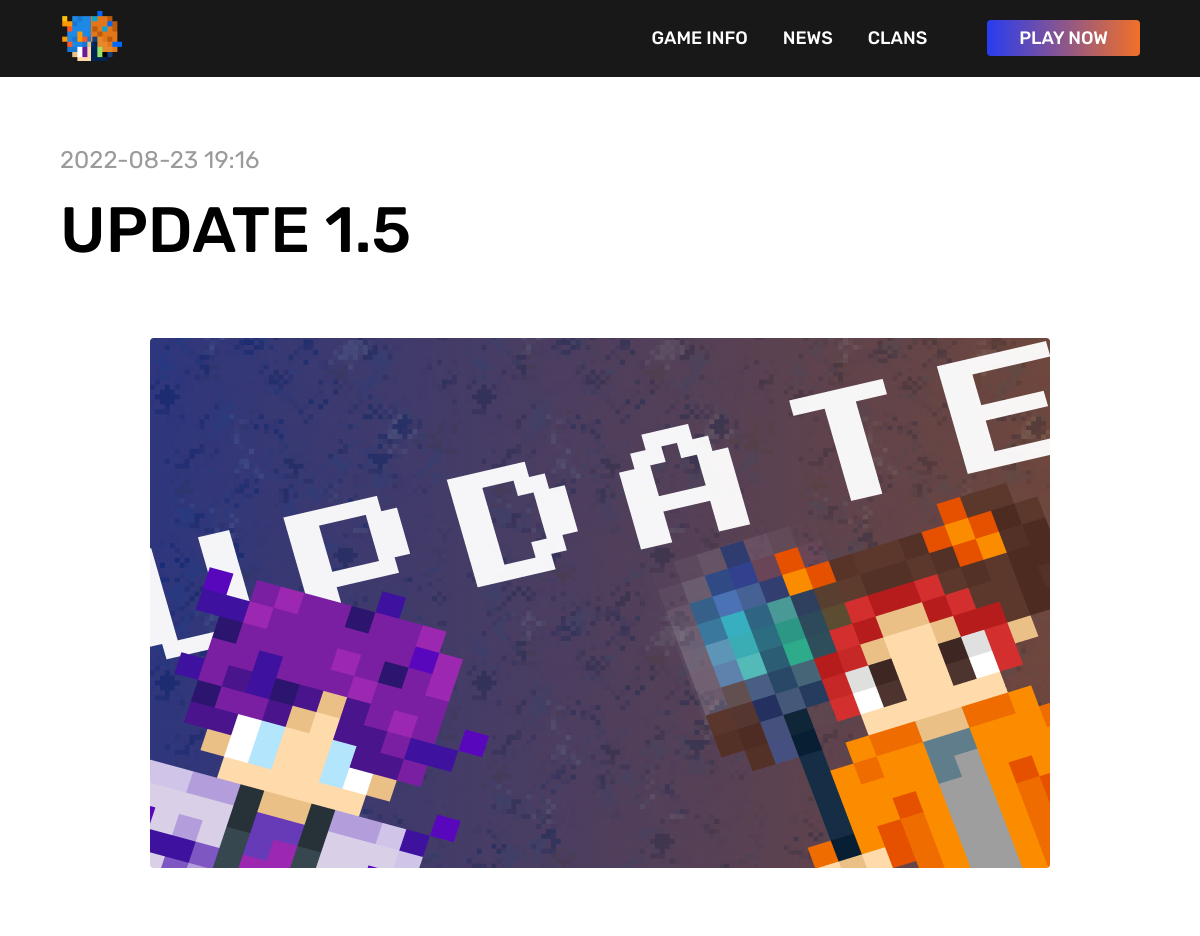
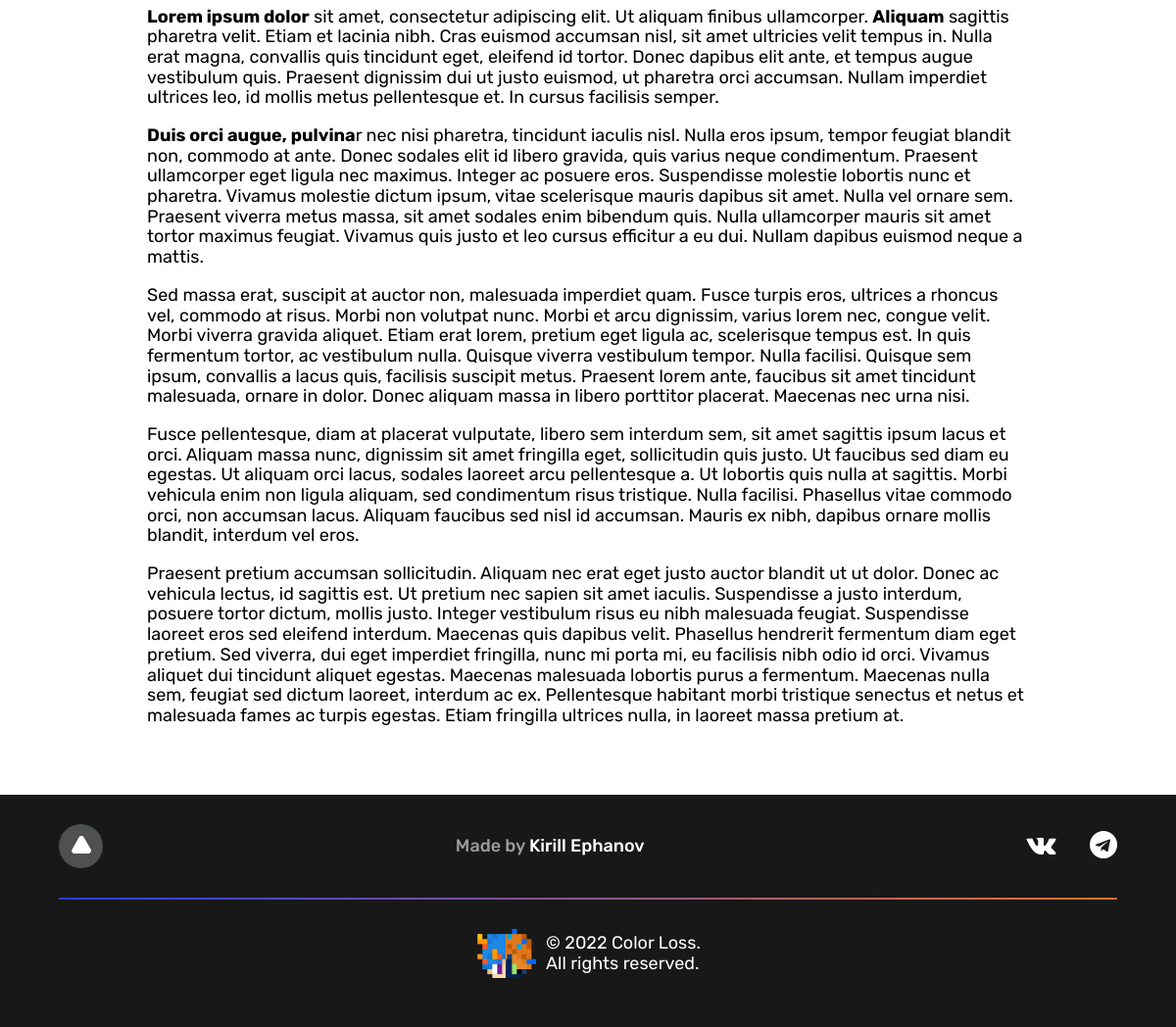
Screenshot of /news/8/ with the database file from the repository (2 pictures, top to bottom).
### color_loss_app/models.py (models this page shows, shortened)
class Article(models.Model):
    article_title = models.CharField(max_length=150, verbose_name='Article title')
    article_content = models.TextField(max_length=2500, verbose_name='Article content')
    article_photo = models.ImageField(upload_to='photos/%Y/%m/%d/', verbose_name='Photo', blank=True)
    article_created_at = models.DateTimeField(auto_now_add=True, verbose_name='Date of creation')
    class Meta:
        verbose_name = 'Article'
        verbose_name_plural = 'Articles'
        ordering = ['-article_created_at']

### color_loss_app/views.py (the view)
# urls.py: path('news/<int:pk>/', GetArticle.as_view(), name='article'),
class GetArticle(DetailView):
    model = Article
    template_name = 'color_loss_app/article.html'
    context_object_name = 'article'
    def get_context_data(self, *, object_list=None, **kwargs):
        context = super().get_context_data(**kwargs)
        return context

### color_loss_app/templates/color_loss_app/article.html
{% extends 'base.html' %}
{% block content %}
    <section>
        <div class="wrapper">
            <div class="article-page__container">
                <p class="article__date">
                    {{ article.article_created_at|date:"Y-m-d H:i" }}
                </p>
                <h1 class="article__title">
                    {{ article.article_title }}
                </h1>
                <div class="article__photo-container">
                    {% if article.article_photo %}
                    <img src="{{ article.article_photo.url }}" alt="" class="aticle__photo">
                    {% endif %}
                </div>
                <div class="article__description__container">
                    <p class="article__description">
                        {{ article.article_content|safe|linebreaks }}
                    </p>
                </div>
            </div>
        </div>
    </section>
{% endblock %}

### color_loss/static/styles/style.css (style rules this page uses)
:root { --gradient: linear-gradient(90deg, #283CF0 0%, #F07028 100%); --dark: #181818; --blue: #283CF0; --orange: #F07028; --red: #CB1919; --green: #3DCB19; --grey: #9B9B9B; }
html { min-height: 100%; background-color: var(--dark); }
body { font-family: 'Rubik', sans-serif; font-size: 18px; background-color: #fff; }
.wrapper { max-width: 1080px; padding-right: 5px; padding-left: 5px; margin: 0 auto; }
.article-page__container { margin-top: 70px; }
.article__date { color: var(--grey); font-size: 24px; margin-top: 0; margin-bottom: 20px; }
.article__title { font-size: 64px; font-weight: 500; margin-top: 0; margin-bottom: 70px; text-transform: uppercase; }
.article__photo-container { max-width: 900px; width: 100%; margin: 0 auto; }
.aticle__photo { width: 100%; border-radius: 4px; }
.article__description__container { max-width: 900px; width: 100%; margin: 0 auto; }
.article__description { font-size: 18px; line-height: 32px; text-indent: 40px; margin-top: 70px; margin-bottom: 0; }

### rows the page displays
Article: article_created_at "2022-08-23 19:16", article_title "UPDATE 1.5", article_photo (picture), article_content "Lorem ipsum dolor sit amet, consectetur adipiscing elit. Ut aliquam finibus ullamcorper. Aliquam sagittis pharetra velit. Etiam et lacinia nibh. Cras euismod accumsan nisl, sit amet ultricies velit tempus in. Nulla erat magna, convallis quis tincidunt eget, eleifend id tortor. Donec dapibus elit ante, et tempus augue vestibulum quis. Praesent dignissim dui ut justo euismod, ut pharetra orci accumsan. Nullam imperdiet ultrices leo, id mollis metus pellentesque et. In cursus facilisis semper. Duis orci augue, pulvina r nec nisi pharetra, tincidunt iaculis nisl. Nulla eros ipsum, tempor feugiat blandit non, commodo at ante. Donec sodales elit id libero gravida, quis varius neque condimentum.…"
